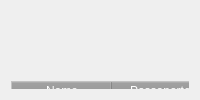
            <widget class="QWidget" name="pg_listar">
             <layout class="QHBoxLayout" name="horizontalLayout_8">
              <item>
               <widget class="QFrame" name="frame_5">
                <property name="frameShape">
                 <enum>QFrame::NoFrame</enum>
                </property>
                <property name="frameShadow">
                 <enum>QFrame::Raised</enum>
                </property>
                <widget class="QTableWidget" name="tableWidget_2">
                 <property name="geometry">
                  <rect>
                   <x>0</x>
                   <y>70</y>
                   <width>821</width>
                   <height>558</height>
                  </rect>
                 </property>
                 <property name="sizePolicy">
                  <sizepolicy hsizetype="Expanding" vsizetype="Expanding">
                   <horstretch>0</horstretch>
                   <verstretch>0</verstretch>
                  </sizepolicy>
                 </property>
                 <property name="styleSheet">
                  <string notr="true">QHeaderView::section{
background-color:rgb(148, 148, 148);
color:rgb(255,255,255);
font: 11pt &quot;Lato Heavy&quot;;
}
QTableWidget{
background-color:rgb(252, 252, 252);
}</string>
                 </property>
                 <column>
                  <property name="text">
                   <string>Nome</string>
                  </property>
                 </column>
                 <column>
                  <property name="text">
                   <string>Passaporte </string>
                  </property>
                 </column>
                 <column>
                  <property name="text">
                   <string>Nacionalidade</string>
                  </property>
                 </column>
                 <column>
                  <property name="text">
                   <string>Data de nascimento</string>
                  </property>
                 </column>
                 <column>
                  <property name="text">
                   <string>Sexo</string>
                  </property>
                 </column>
                 <column>
                  <property name="text">
                   <string>Data de validade</string>
                  </property>
                 </column>
                 <column>
                  <property name="text">
                   <string>Tipo de visto</string>
                  </property>
                 </column>
                 <column>
                  <property name="text">
                   <string>Cidade emitente</string>
                  </property>
                 </column>
                 <column>
                  <property name="text">
                   <string>Número do visto</string>
                  </property>
                 </column>
                </widget>
                <widget class="QFrame" name="frame_7">
                 <property name="geometry">
                  <rect>
                   <x>840</x>
                   <y>70</y>
                   <width>100</width>
                   <height>558</height>
                  </rect>
                 </property>
                 <property name="styleSheet">
                  <string notr="true">QPushButton{
border-radius: 15px;
background-color: rgb(255,255,255);
font: 11pt &quot;Lato Heavy&quot;;
color: rgb(0,24,74)
}

QFrame{
background-color: rgb(230,230,230);
}</string>
                 </property>
                 <property name="frameShape">
                  <enum>QFrame::StyledPanel</enum>
                 </property>
                 <property name="frameShadow">
                  <enum>QFrame::Raised</enum>
                 </property>
                 <layout class="QVBoxLayout" name="verticalLayout_12">
                  <item>
                   <widget class="QPushButton" name="btn_ordenar">
                    <property name="minimumSize">
                     <size>
                      <width>0</width>
                      <height>30</height>
                     </size>
                    </property>
                    <property name="cursor">
                     <cursorShape>PointingHandCursor</cursorShape>
                    </property>
                    <property name="styleSheet">
                     <string notr="true">QPushButton {
    background-color: rgb(255, 255, 255);
    border-radius: 15px;
	font-family: &quot;Lato Heavy&quot;, sans-serif;
}

QPushButton:hover {
    background-color: rgb(115, 0, 200);
    border-radius: 15px;
	font-family: &quot;Lato Heavy&quot;, sans-serif;
	color: #fff
}</string>
                    </property>
                    <property name="text">
                     <string>Listar</string>
                    </property>
                   </widget>
                  </item>
                  <item>
                   <widget class="QPushButton" name="btn_alterar_2">
                    <property name="minimumSize">
                     <size>
                      <width>0</width>
                      <height>30</height>
                     </size>
                    </property>
                    <property name="cursor">
                     <cursorShape>PointingHandCursor</cursorShape>
                    </property>
                    <property name="styleSheet">
                     <string notr="true">QPushButton {
    background-color: rgb(255, 255, 255);
    border-radius: 15px;
	font-family: &quot;Lato Heavy&quot;, sans-serif;
}

QPushButton:hover {
    background-color: rgb(115, 0, 200);
    border-radius: 15px;
	font-family: &quot;Lato Heavy&quot;, sans-serif;
	color: #fff
}</string>
                    </property>
                    <property name="text">
                     <string>Alterar</string>
                    </property>
                   </widget>
                  </item>
                  <item>
                   <widget class="QPushButton" name="btn_excluir">
                    <property name="minimumSize">
                     <size>
                      <width>0</width>
                      <height>30</height>
                     </size>
                    </property>
                    <property name="cursor">
                     <cursorShape>PointingHandCursor</cursorShape>
                    </property>
                    <property name="styleSheet">
                     <string notr="true">QPushButton {
    background-color: rgb(255, 255, 255);
    border-radius: 15px;
	font-family: &quot;Lato Heavy&quot;, sans-serif;
}

QPushButton:hover {
    background-color: rgb(115, 0, 200);
    border-radius: 15px;
	font-family: &quot;Lato Heavy&quot;, sans-serif;
	color: #fff
}</string>
                    </property>
                    <property name="text">
                     <string>Excluir</string>
                    </property>
                   </widget>
                  </item>
                  <item>
                   <spacer name="verticalSpacer_3">
                    <property name="orientation">
                     <enum>Qt::Vertical</enum>
                    </property>
                    <property name="sizeHint" stdset="0">
                     <size>
                      <width>20</width>
                      <height>40</height>
                     </size>
                    </property>
                   </spacer>
                  </item>
                 </layout>
                </widget>
                <widget class="QLabel" name="label_9">
                 <property name="geometry">
                  <rect>
                   <x>350</x>
                   <y>10</y>
                   <width>250</width>
                   <height>50</height>
                  </rect>
                 </property>
                 <property name="font">
                  <font>
                   <family>Lato</family>
                   <pointsize>12</pointsize>
                   <weight>75</weight>
                   <bold>true</bold>
                   <kerning>true</kerning>
                  </font>
                 </property>
                 <property name="layoutDirection">
                  <enum>Qt::LeftToRight</enum>
                 </property>
                 <property name="styleSheet">
                  <string notr="true">background-color: rgb(150,150,150);
color:rgb(255,255,255);
border-radius:10px;</string>
                 </property>
                 <property name="lineWidth">
                  <number>1</number>
                 </property>
                 <property name="text">
                  <string>&lt;!DOCTYPE HTML PUBLIC &quot;-//W3C//DTD HTML 4.0//EN&quot; &quot;http://www.w3.org/TR/REC-html40/strict.dtd&quot;&gt;
&lt;html&gt;&lt;head&gt;&lt;meta name=&quot;qrichtext&quot; content=&quot;1&quot; /&gt;&lt;style type=&quot;text/css&quot;&gt;
p, li { white-space: pre-wrap; }
&lt;/style&gt;&lt;/head&gt;&lt;body style=&quot; font-family:'Lato'; font-size:12pt; font-weight:600; font-style:normal;&quot;&gt;
&lt;p align=&quot;center&quot; style=&quot; margin-top:12px; margin-bottom:12px; margin-left:0px; margin-right:0px; -qt-block-indent:0; text-indent:0px;&quot;&gt;&lt;span style=&quot; font-size:20pt;&quot;&gt;VISTOS&lt;/span&gt;&lt;/p&gt;&lt;/body&gt;&lt;/html&gt;</string>
                 </property>
                 <property name="alignment">
                  <set>Qt::AlignCenter</set>
                 </property>
                 <property name="indent">
                  <number>-1</number>
                 </property>
                </widget>
               </widget>
              </item>
             </layout>
            </widget>
